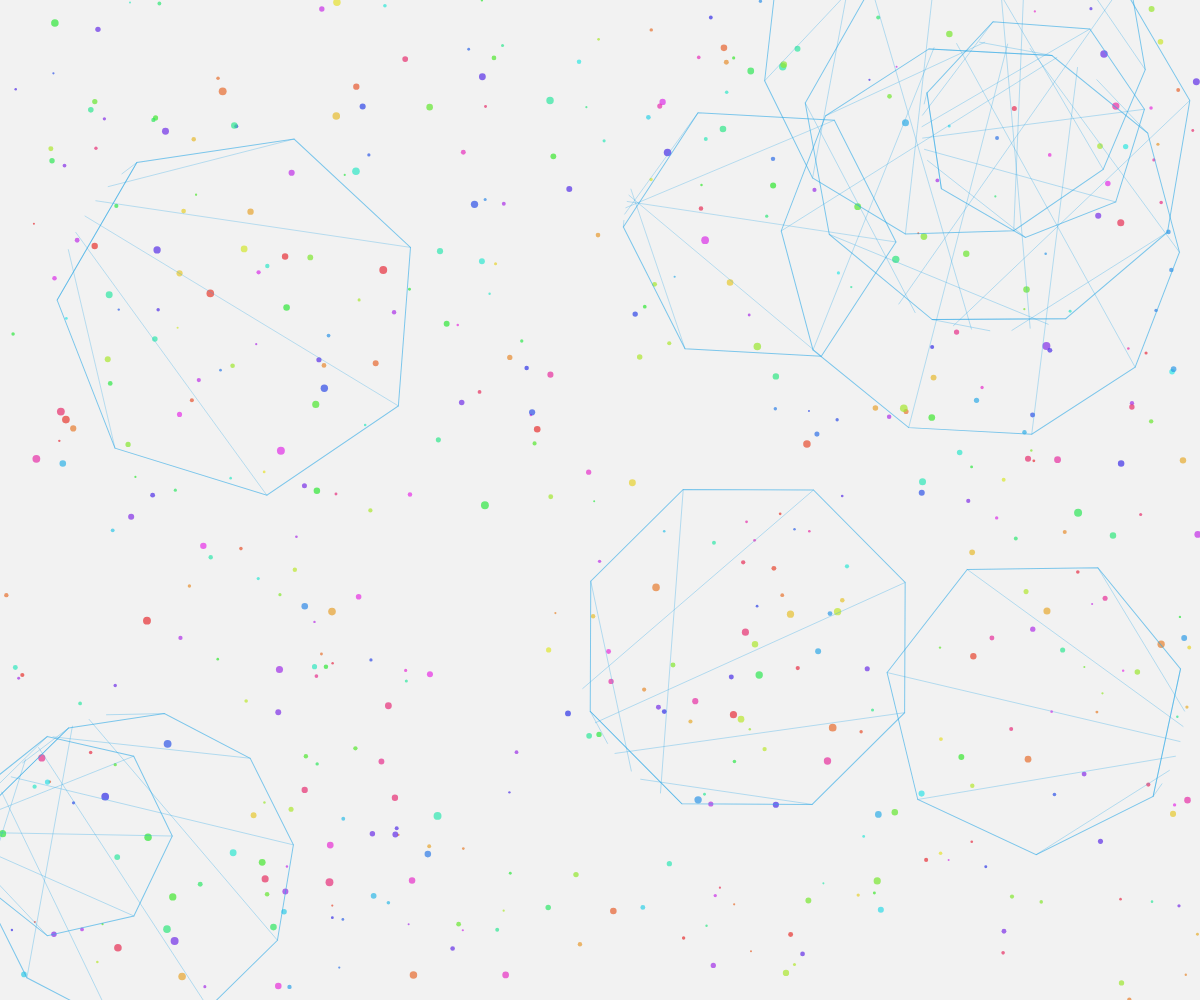
Frame 1 (no input)
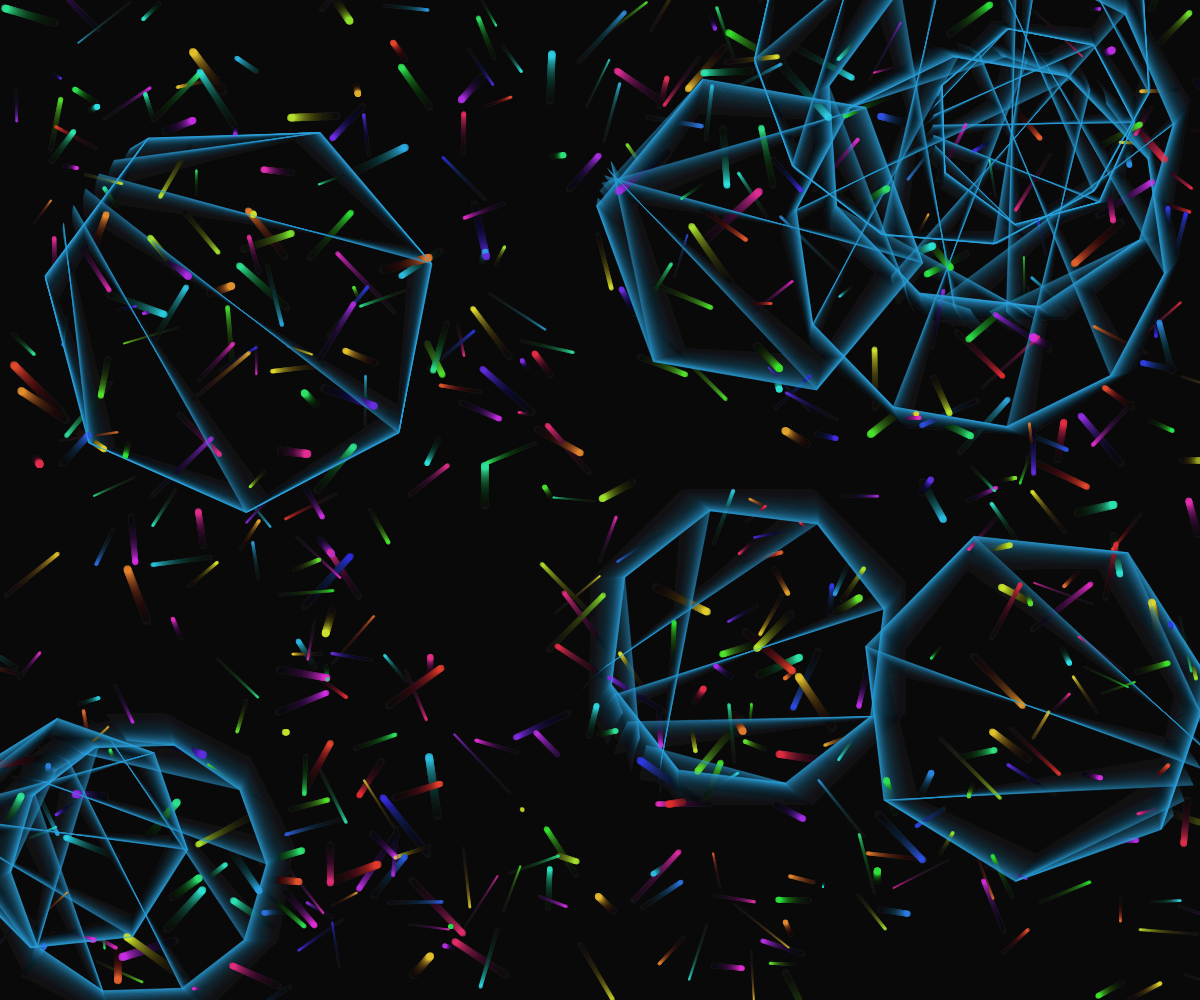
Frame 60 (no input)
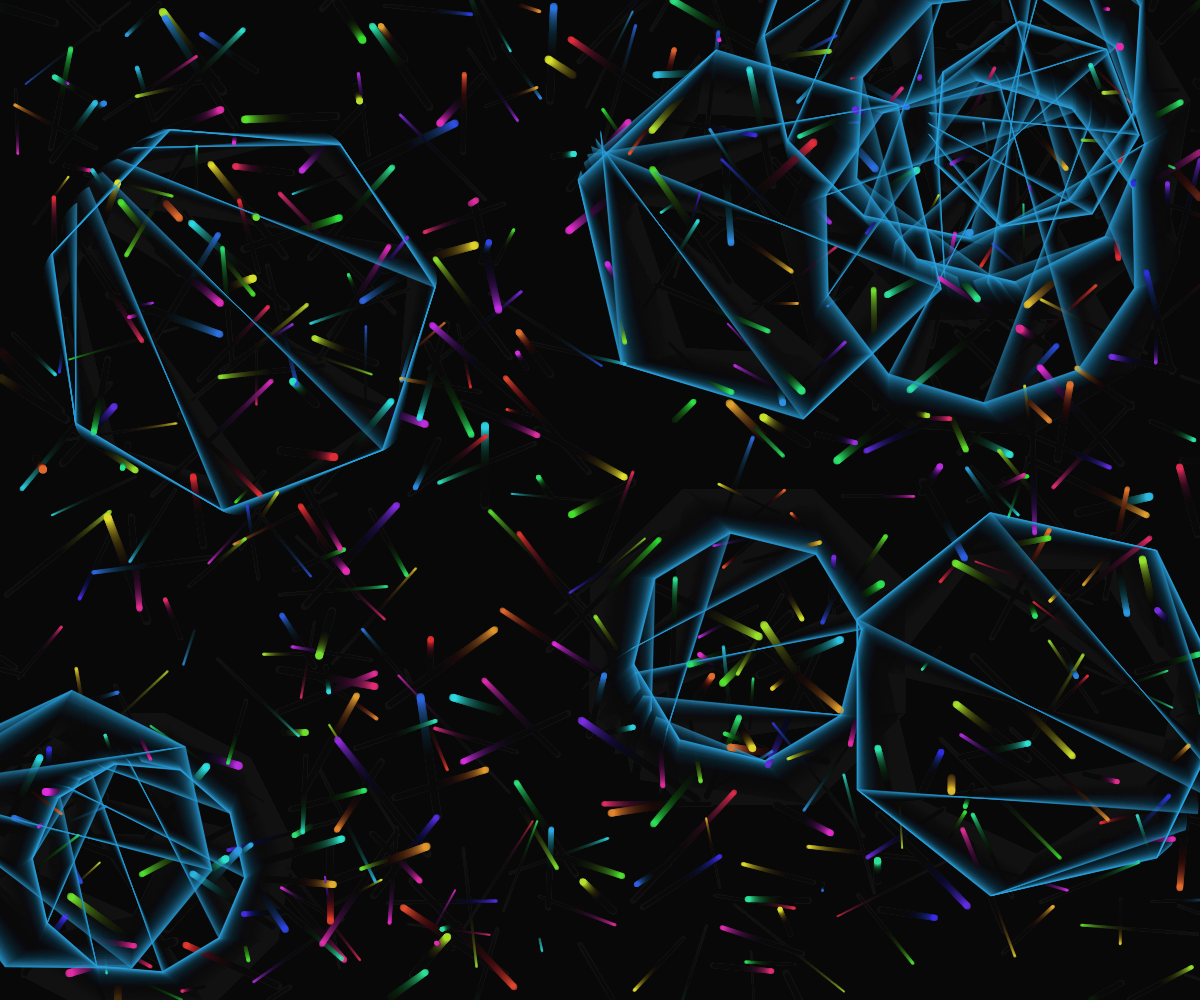
Frame 120 (the mouse pressed at the canvas centre since frame 60)

The p5.js sketch that drew these frames (run headless with seeded random() and noise() and a simulated clock; from frame 60 on, the mouse is pressed at the canvas centre):

// p5.js sketch
// ── sketch.js
let particles = [];
let lattices = [];
let time = 0;
let tension = 0;
let discharge = false;

function setup() {
  createCanvas(windowWidth, windowHeight);
  colorMode(HSB, 360, 100, 100, 1);
  
  // Initialize particles
  for (let i = 0; i < 500; i++) {
    particles.push({
      x: random(width),
      y: random(height),
      vx: random(-1, 1),
      vy: random(-1, 1),
      size: random(2, 8),
      hue: random(360),
      age: 0
    });
  }
  
  // Initialize lattices
  for (let i = 0; i < 10; i++) {
    lattices.push({
      centerX: random(width),
      centerY: random(height),
      radius: random(50, 200),
      rotation: random(TWO_PI),
      segments: floor(random(6, 12)),
      intensity: 0
    });
  }
}

function draw() {
  background(0, 0, 0, 0.05); // Semi-transparent background for trail effect
  
  time += 0.01;
  
  // Update and display particles
  for (let i = 0; i < particles.length; i++) {
    let p = particles[i];
    
    // Apply physics
    p.x += p.vx;
    p.y += p.vy;
    p.age++;
    
    // Boundary check
    if (p.x < 0 || p.x > width || p.y < 0 || p.y > height) {
      p.x = random(width);
      p.y = random(height);
      p.age = 0;
    }
    
    // Update hue based on age and position
    p.hue = (p.hue + 0.5) % 360;
    
    // Draw particle
    noStroke();
    fill(p.hue, 80, 90, 0.7);
    ellipse(p.x, p.y, p.size);
  }
  
  // Update and display lattices
  tension = 0;
  for (let i = 0; i < lattices.length; i++) {
    let lattice = lattices[i];
    
    // Update lattice parameters
    lattice.rotation += 0.002;
    lattice.radius = 150 + 50 * sin(time + i);
    lattice.intensity = map(sin(time * 2 + i), -1, 1, 0.3, 1);
    
    tension += lattice.intensity;
    
    // Draw lattice structure
    push();
    translate(lattice.centerX, lattice.centerY);
    rotate(lattice.rotation);
    
    stroke(200, 80, 90, 0.6);
    strokeWeight(1);
    noFill();
    
    // Draw polygon segments
    beginShape();
    for (let j = 0; j < lattice.segments; j++) {
      let angle = TWO_PI * j / lattice.segments;
      let x = lattice.radius * cos(angle);
      let y = lattice.radius * sin(angle);
      vertex(x, y);
    }
    endShape(CLOSE);
    
    // Draw connecting lines
    strokeWeight(0.5);
    for (let j = 0; j < lattice.segments; j++) {
      let angle1 = TWO_PI * j / lattice.segments;
      let angle2 = TWO_PI * (j + 1) % lattice.segments / lattice.segments;
      
      let x1 = lattice.radius * cos(angle1);
      let y1 = lattice.radius * sin(angle1);
      let x2 = lattice.radius * cos(angle2);
      let y2 = lattice.radius * sin(angle2);
      
      line(x1, y1, x2, y2);
    }
    
    pop();
  }
  
  tension /= lattices.length;
  
  // Check for discharge condition
  if (tension > 0.95 && !discharge) {
    discharge = true;
    // Create explosion effect
    for (let i = 0; i < 200; i++) {
      particles.push({
        x: width/2,
        y: height/2,
        vx: random(-3, 3),
        vy: random(-3, 3),
        size: random(1, 5),
        hue: random(360),
        age: 0
      });
    }
  }
  
  // Handle discharge animation
  if (discharge) {
    for (let i = particles.length - 1; i >= 0; i--) {
      let p = particles[i];
      p.x += p.vx;
      p.y += p.vy;
      p.vy += 0.1; // Gravity effect
      p.size *= 0.97;
      
      if (p.size < 0.5) {
        particles.splice(i, 1);
      } else {
        noStroke();
        fill(p.hue, 80, 90, 0.7);
        ellipse(p.x, p.y, p.size);
      }
    }
    
    // Reset discharge after a while
    if (particles.length < 50) {
      discharge = false;
    }
  }
}

function windowResized() {
  resizeCanvas(windowWidth, windowHeight);
}
